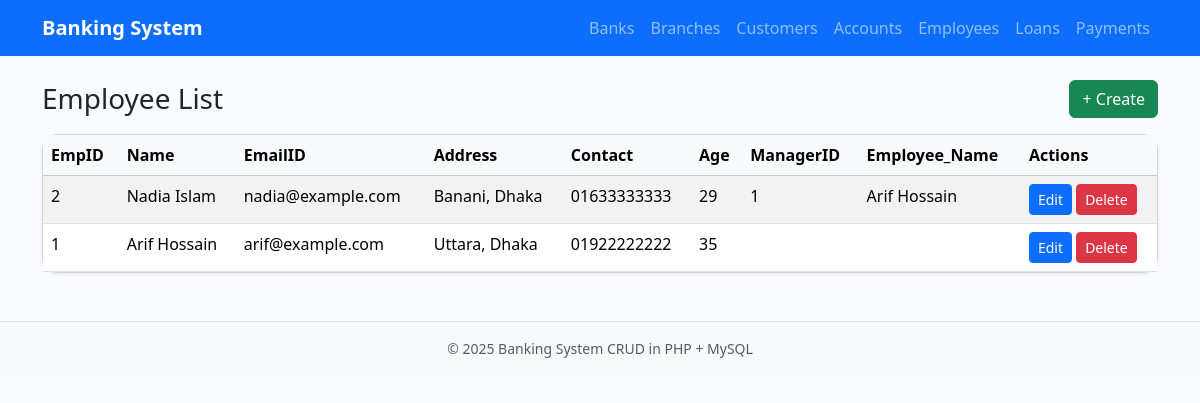
Screenshot of /loan/employee/list.php with the database file from the repository.
### tables this page shows
CREATE TABLE Employee (
    EmpID INT AUTO_INCREMENT PRIMARY KEY,
    Name VARCHAR(100) NOT NULL,
    EmailID VARCHAR(100) NOT NULL,
    Address VARCHAR(200) NOT NULL,
    Contact VARCHAR(20) NOT NULL,
    Age INT NOT NULL,
    ManagerID INT NULL,
    CONSTRAINT fk_employee_manager FOREIGN KEY (ManagerID) REFERENCES Employee(EmpID)
        ON UPDATE CASCADE ON DELETE SET NULL
);

### loan/employee/list.php (the view)
<?php require_once __DIR__ . '/../config/db.php'; ?>
<?php include __DIR__ . '/../includes/header.php'; ?>
<div class="d-flex justify-content-between align-items-center mb-3">
  <h3 class="mb-0 text-capitalize">employee list</h3>
  <a href="/banking_system/employee/create.php" class="btn btn-success">+ Create</a>
</div>
<div class="card shadow-sm">
  <div class="table-responsive">
    <table class="table table-striped table-hover mb-0">
      <thead class="table-light">
        <tr>
          <th>EmpID</th>
          <th>Name</th>
          <th>EmailID</th>
          <th>Address</th>
          <th>Contact</th>
          <th>Age</th>
          <th>ManagerID</th>
          <th>Employee_Name</th>
          <th>Actions</th>
        </tr>
      </thead>
      <tbody>
<?php
$sql = "SELECT employee.EmpID, employee.Name, employee.EmailID, employee.Address, employee.Contact, employee.Age, employee.ManagerID, t1.Name AS Employee_Name FROM employee  LEFT JOIN Employee t1 ON t1.EmpID = employee.ManagerID  ORDER BY employee.EmpID DESC";
$res = $conn->query($sql);
if ($res) {
  while ($row = $res->fetch_assoc()) {
    echo "<tr>";
    echo "<td>" . htmlspecialchars($row["EmpID"] ?? "") . "</td>";
    echo "<td>" . htmlspecialchars($row["Name"] ?? "") . "</td>";
    echo "<td>" . htmlspecialchars($row["EmailID"] ?? "") . "</td>";
    echo "<td>" . htmlspecialchars($row["Address"] ?? "") . "</td>";
    echo "<td>" . htmlspecialchars($row["Contact"] ?? "") . "</td>";
    echo "<td>" . htmlspecialchars($row["Age"] ?? "") . "</td>";
    echo "<td>" . htmlspecialchars($row["ManagerID"] ?? "") . "</td>";
    echo "<td>" . htmlspecialchars($row["Employee_Name"] ?? "") . "</td>";
    echo "<td>
      <a class='btn btn-sm btn-primary' href='/banking_system/employee/edit.php?id=" . urlencode($row["EmpID"]) . "'>Edit</a>
      <a class='btn btn-sm btn-danger' onclick=\"return confirm('Delete this record?');\" href='/banking_system/employee/delete.php?id=" . urlencode($row["EmpID"]) . "'>Delete</a>
    </td>";
    echo "</tr>";
  }
}
?>
      </tbody>
    </table>
  </div>
</div>
<?php include __DIR__ . '/../includes/footer.php'; ?>

### banking_system/assets/css/style.css (style rules this page uses)
body { background: #f8fbff; }
.table thead th { white-space: nowrap; }
.card { border-radius: 1rem; }

### rows the page displays
employee: EmpID "2", Name "Nadia Islam", EmailID "nadia@example.com", Address "Banani, Dhaka", Contact "01633333333", Age "29", ManagerID "1", ManagerID.Name "Arif Hossain"
employee: EmpID "1", Name "Arif Hossain", EmailID "arif@example.com", Address "Uttara, Dhaka", Contact "01922222222", Age "35"
